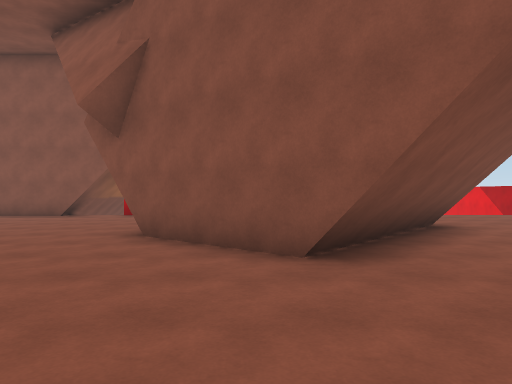
view 1 (above)

16 first-person views from a walk through a scene from a Unity 3-D project. The camera is 1.4 m above the floor, looks level and sees 70° across. The floor is counted in squares, 2 m on a side. Each view is taken from the middle of a square. On the plan, view 1 faces up. The plan holds only what a view shows up to about 11 squares ahead; the rest is blank. The place goes on beyond the plan. The player character is not drawn.

view 2
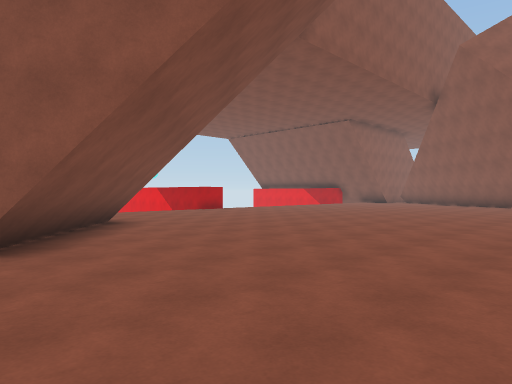

view 3
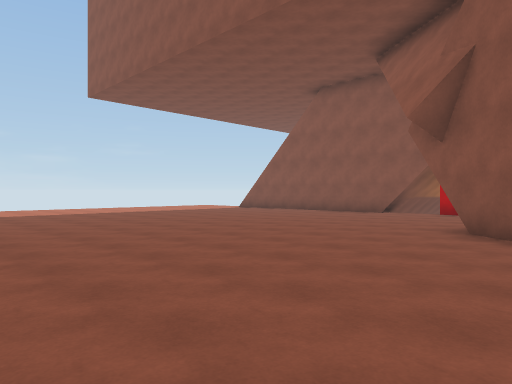

view 4
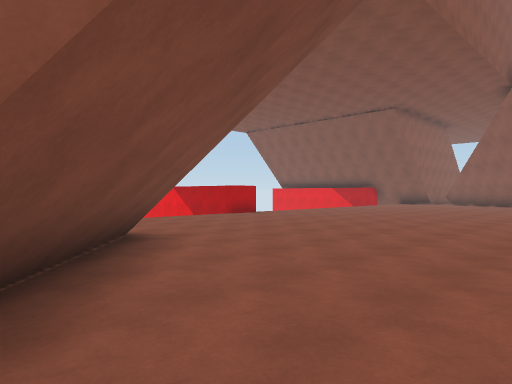

view 5
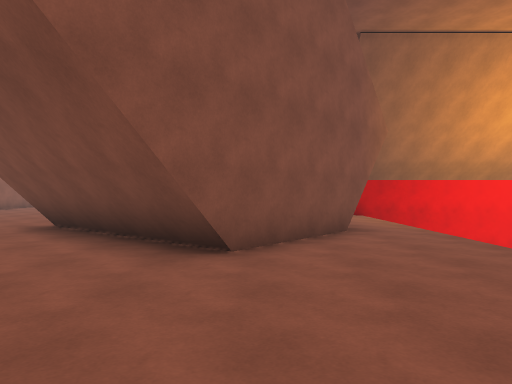

view 6
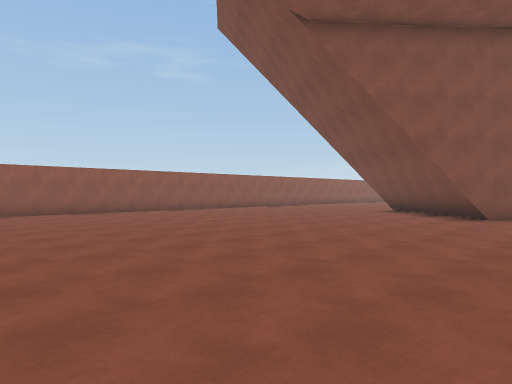

view 7
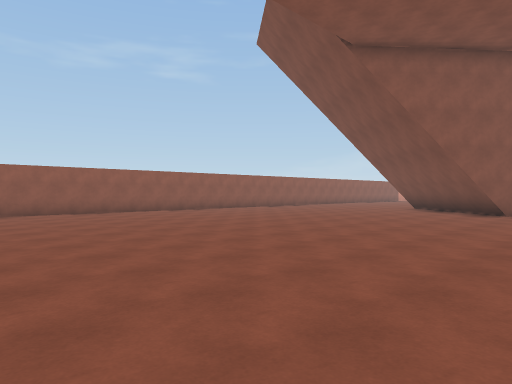

view 8
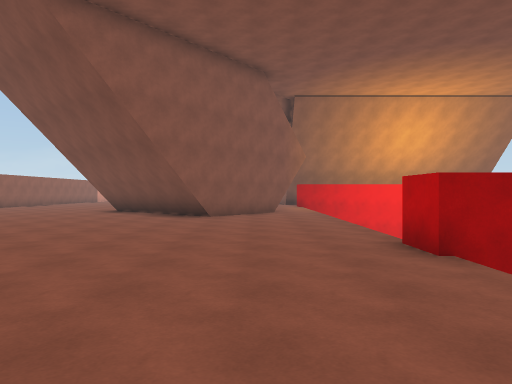

view 9
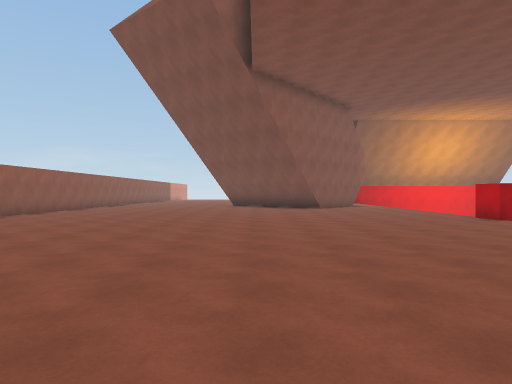

view 10
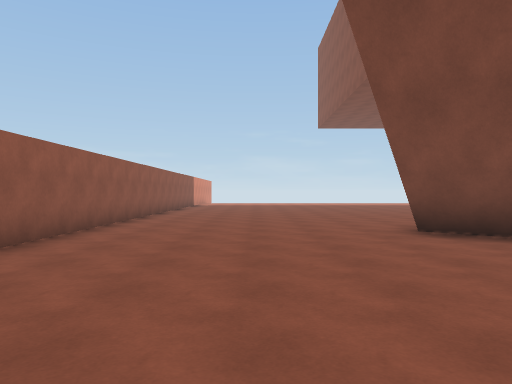

view 11
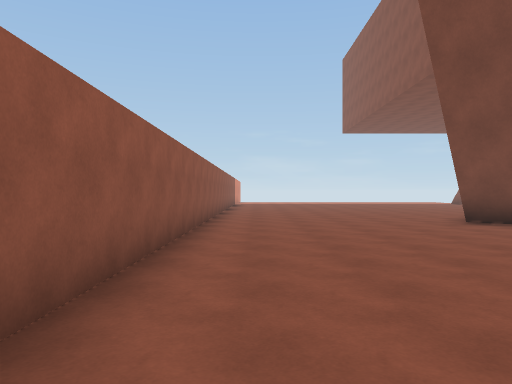

view 12
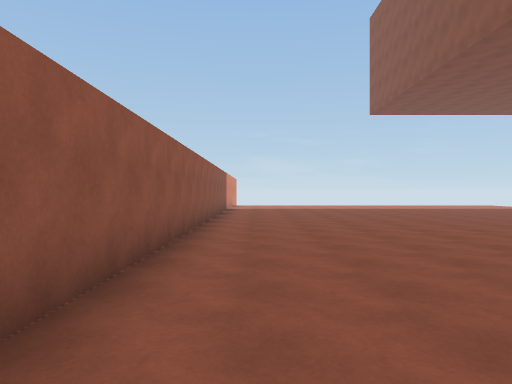

view 13
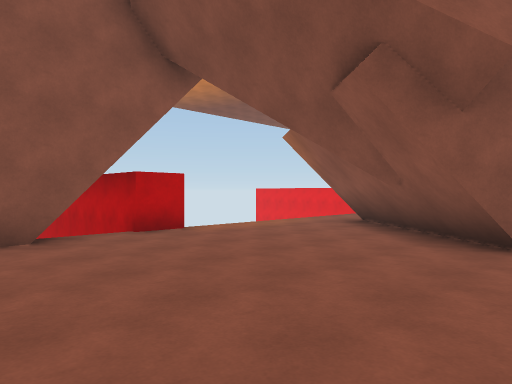

view 14
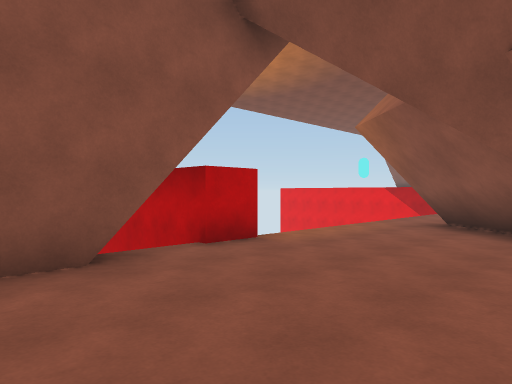

view 15
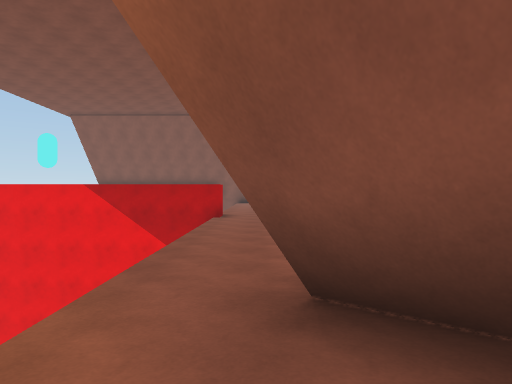

view 16
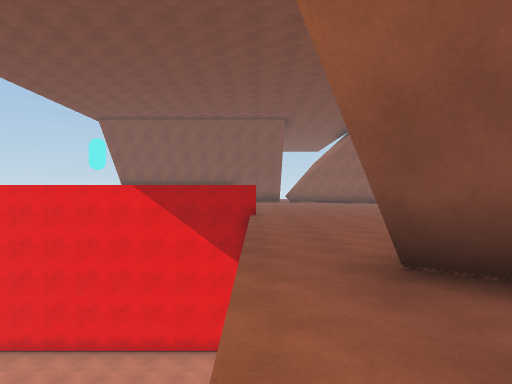

### Floor plan
Key: @ floor where view 1 was taken; # wall or solid block; x gap in a wall; . floor; / step, stairs or slope; v drop or lower ground.
Columns run from 7 left of view 1 to 19 right of it. Each row starts with its distance up from view 1.
 19                 #
 18                v#
 17               vv#
 16     #         vv#
 15    vv         vv#
 14    vv         vv#
 13    vv         vv#
 12    vv         vv#
 11 ##xxv...........##//
 10 ........#...............
  9 .......###..............
  8 ......## ##.............
  7 ......#   ##.............
  6 .....##  ##...............
  5 ......####.................
  4 ........#.................
  3 .........................
  2 .......................
  1 ......................
  0 .......@..............
 -1 ......................
 -2 ......................
 -3 ######################

Positions as (right, up) in squares from view 1, and headings:
1: (0, 0), facing up
2: (0, -1), facing up-right
3: (0, -1), facing up-left
4: (1, 2), facing up-right
5: (8, 8), facing left
6: (14, 10), facing down-left
7: (16, 10), facing down-left
8: (14, 9), facing left
9: (19, 5), facing left
10: (7, 1), facing left
11: (9, -1), facing left
12: (3, -1), facing left
13: (-7, 5), facing up-right
14: (-7, 7), facing up-right
15: (-1, 10), facing right
16: (-2, 11), facing right
